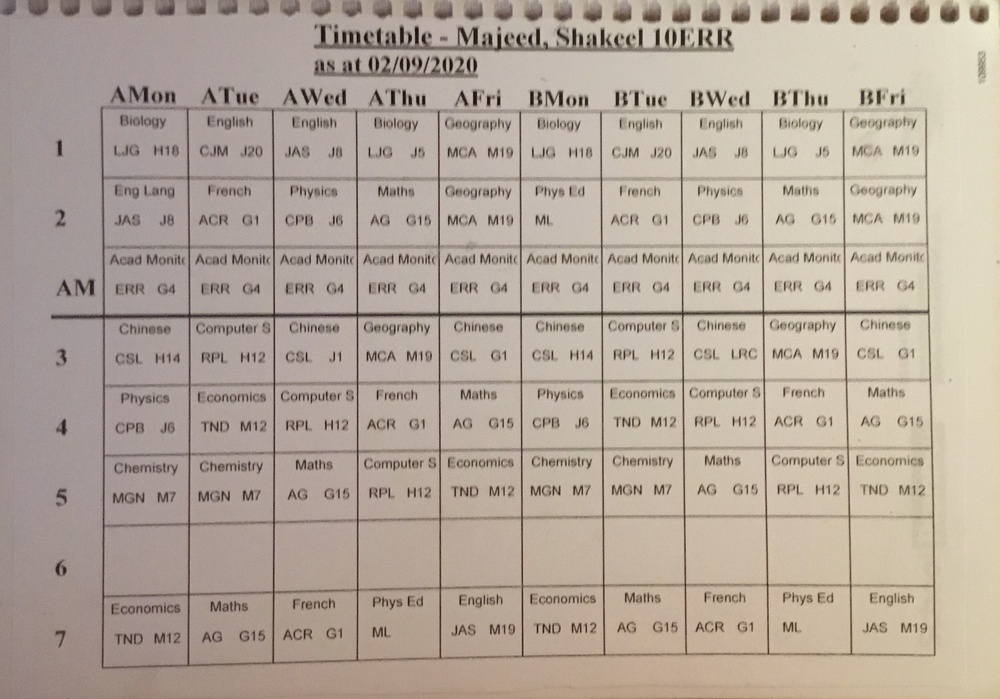
#> input picture IMG_0429.jpg, 1000 x 699 px, shrunk from 2501 x 1747 before the run, found by its file name
$ jupyter execute --allow-errors Time_Table.ipynb
#> lines starting #> are read from the running program, lines starting #| are printed output that depends on the picture; after the words box and inside, x2 and y2 are one past the last pixel; in counts of white or black regions, pixels touching at a corner belong together
#> (a cell that did not finish here is left out)

[cell 2]
import cv2
import pytesseract
import numpy as np
from matplotlib import pyplot as plt

Reading sample image

[cell 3]
im = cv2.imread('/Users/shakeel/Desktop/Coding/Timetable/IMG_0429.jpg')
#> im is the input picture: shape (699, 1000, 3); mean B, G, R 154.6, 166.8, 180.1
#Image is initially in the form blue,green,red but we want teh conventional RGB
# b,g,r = cv2.split(im)
# img=cv2.merge((r,g,b))
im = cv2.cvtColor(im,cv2.COLOR_BGR2RGB)
#copy_image is used later when using Hough Line Transform
copy_image = np.copy(im)

[cell 4]
config = ('-l eng --oem 1 --psm 3') #we can mess around with the psm

#> (a cell that did not finish here is left out)

#> (a cell that did not finish here is left out)

Code to help draw boxes around the individual words on the timetable

[cell 7]
height_image, width_image,_ = im.shape
#> height_image = 699; width_image = 1000
#> (the rest of this cell did not finish here and is left out)

#> (a cell that did not finish here is left out)

The code above highlights that the bulit-in OCR from pytesseract is not accurate enough (for the task at hand) and so the code below demonstrates the use of the Hough Line Transform (probabilistic version):

[cell 9]
#We need to convert image to a gray scale one for better accuracy.
#This will be then used in tandem with the built-in Canny Edge Detetction method

gray = cv2.cvtColor(im, cv2.COLOR_BGR2GRAY)
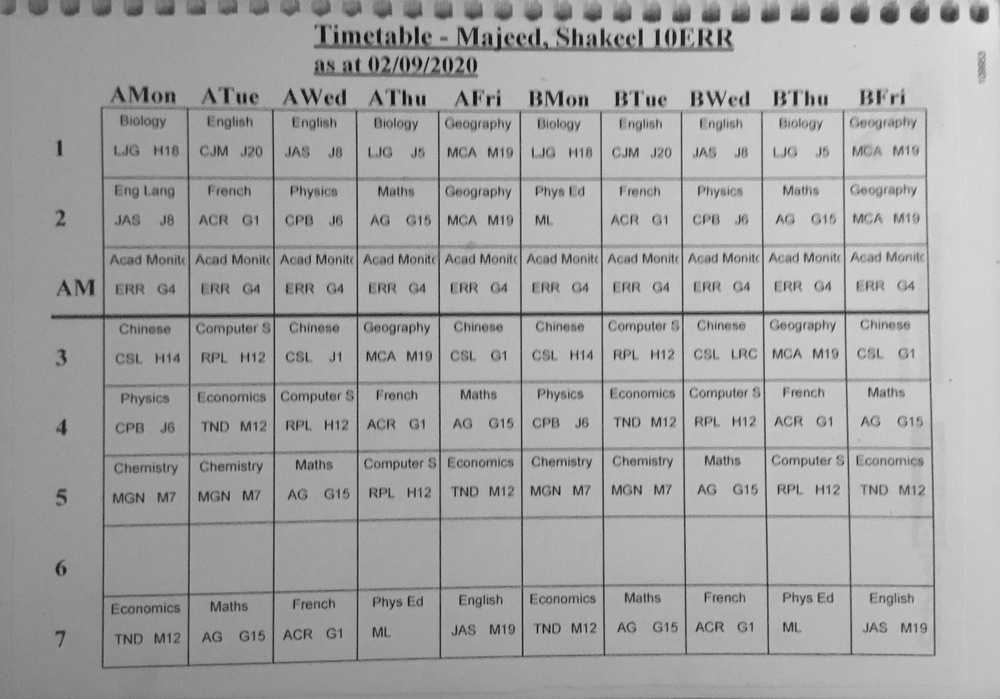
#> gray: shape (699, 1000); min 4, max 230, mean 164.7
im = cv2.Canny(gray,50,150,apertureSize=3)
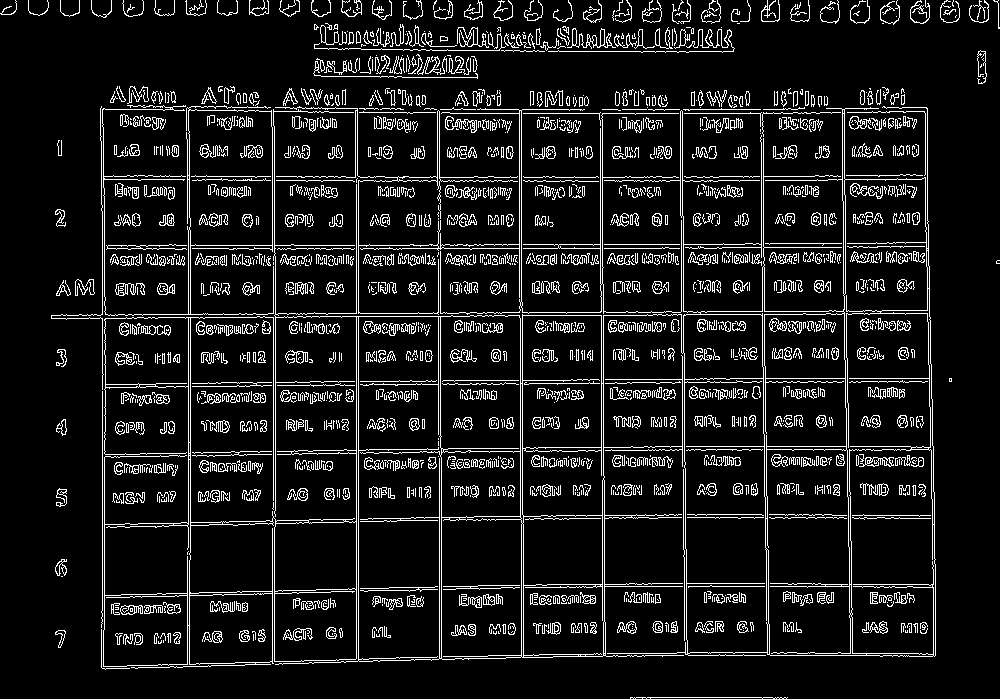
#> im: shape (699, 1000); 9.8% white in thin lines or dots
plt.imshow(im)

[cell 10]
#Parameters needed to run the Hough Line Transform function -> im, rho(distance resolution),
#theta(angle resolution), threshold (lines with enough votes by accumulator will be returned),
#line(will be set to None as other variable will store the data), min_line_length, max_line_gap

rho = 1
theta = np.pi/180
threshold = 50
min_line_length = 10
max_line_gap = 6

lines = cv2.HoughLinesP(im, rho, theta, threshold, None, min_line_length, max_line_gap)
#> lines = 1851 rows, first 6: [102, 623, 102, 205], [182, 248, 721, 248], [602, 109, 797, 109], [356, 661, 356, 179], [358, 660, 358, 176], [79, 314, 267, 314]
#A variable holding a multi-dimensional array

[cell 11]
#Horizontal lines and vertical lines need to be differentiated:

def is_vertical(line):
    #returns a boolean
    return line[0]==line[2]
def is_horizontal(line):
    #returns a boolean
    return line[1]==line[3]

horizontal_lines = []
vertical_lines = []


if lines is not None:
    for i in range(len(lines)):
        curr = lines[i][0]
        if is_vertical(curr):
            vertical_lines.append(curr)
        elif is_horizontal(curr):
            horizontal_lines.append(curr)
#> this loop made 1851 passes
#> after the loop, horizontal_lines = 1349 items, first 6: [182, 248, 721, 248], [602, 109, 797, 109], [79, 314, 267, 314], [360, 519, 372, 519], [600, 180, 692, 180], [450, 113, 819, 113]; vertical_lines = 88 items, first 6: [102, 623, 102, 205], [356, 661, 356, 179], [358, 660, 358, 176], [188, 551, 188, 230], [521, 307, 521, 110], [104, 629, 104, 432]
#looping through filled in lists
for i,line in enumerate(horizontal_lines):
    cv2.line(copy_image,(line[0],line[1]),(line[2],line[3]),(0,255,0),3,cv2.LINE_AA)
#> this loop made 1349 passes
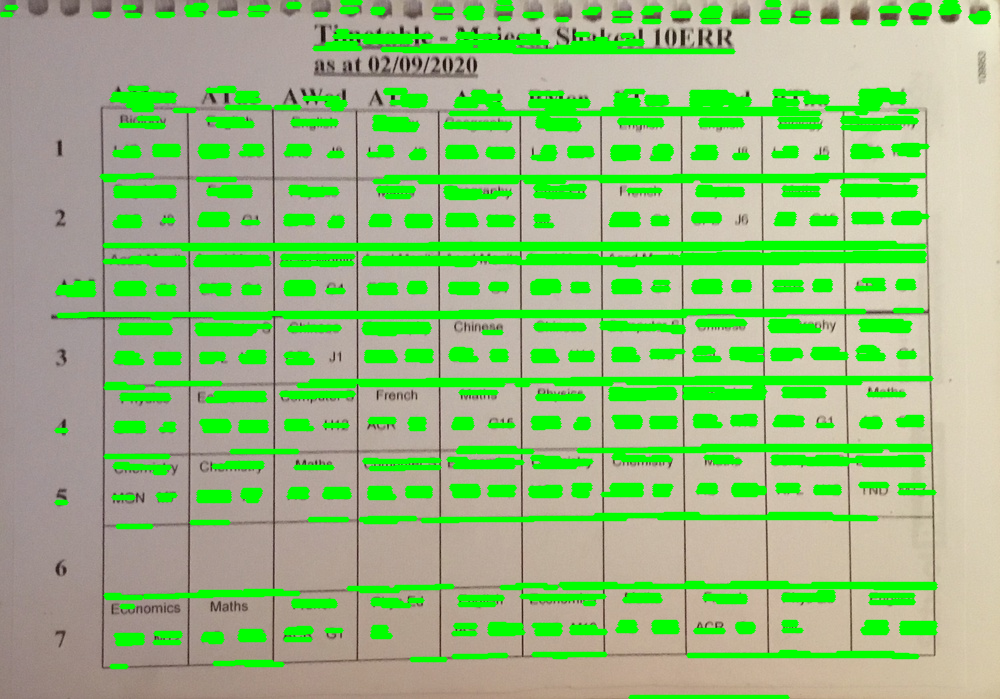
#> copy_image: shape (699, 1000, 3); mean R, G, B 146.2, 189, 126

for i,line in enumerate(vertical_lines):
    cv2.line(copy_image,(line[0],line[1]),(line[2],line[3]),(0,255,0),3,cv2.LINE_AA)
#> this loop made 88 passes
#> line on passes 1 to 12: [102, 623, 102, 205], [356, 661, 356, 179], [358, 660, 358, 176], [188, 551, 188, 230], [521, 307, 521, 110], [104, 629, 104, 432], [765, 497, 765, 533], [439, 210, 439, 111], [275, 526, 275, 253], [272, 251, 272, 127], [190, 559, 190, 218], [844, 128, 844, 184]
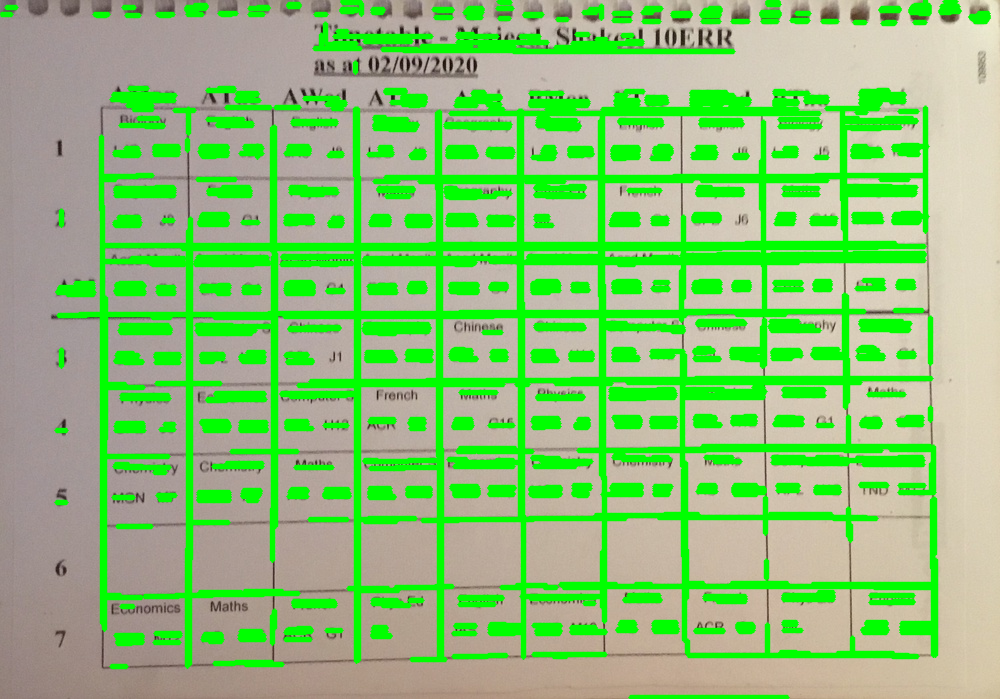
#> copy_image: shape (699, 1000, 3); 5.76% of pixels changed, all inside (x1, y1, x2, y2) = (58, 0, 939, 669)

[cell 12]
plt.imshow(copy_image)

Defining an Overlap Filter Function to try and get rid of some inaccuracies:

[cell 13]
def overlap(lines,sorting_index):
    filtered_lines = []
    lines = sorted(lines, key=lambda lines:lines[sorting_index])
    seperator = 5

    for i in range(len(lines)):
        curr_line = lines[i]
        if i>0:
            prev_line = lines[i-1]
            if (curr_line[sorting_index]-prev_line[sorting_index])>seperator:
                filtered_lines.append(curr_line)
        else:
            filtered_lines.append(curr_line)
    return filtered_lines

[cell 14]
horizontal_lines = []
vertical_lines = []


if lines is not None:
    for i in range(len(lines)):
        curr = lines[i][0]
        if is_vertical(curr):
            vertical_lines.append(curr)
        elif is_horizontal(curr):
            horizontal_lines.append(curr)

    #now with the new function we filter the array of lines
    horizontal_lines = overlap(horizontal_lines,1)
#> in overlap, `lines = sorted(lines, key=lambda lines:lines[sorting_index])`: lines = 1349 items, first 6: [342, 0, 359, 0], [944, 1, 956, 1], [342, 1, 360, 1], [498, 1, 509, 1], [767, 1, 778, 1], [342, 2, 360, 2]
#> the loop in overlap, `for i in range(len(lines)):` made 1349 passes
#> (curr_line, prev_line) on passes 2 to 13: ([944, 1, 956, 1], [342, 0, 359, 0]), ([342, 1, 360, 1], [944, 1, 956, 1]), ([498, 1, 509, 1], [342, 1, 360, 1]), ([767, 1, 778, 1], [498, 1, 509, 1]), ([342, 2, 360, 2], [767, 1, 778, 1]), ([767, 2, 778, 2], [342, 2, 360, 2]), ([500, 2, 510, 2], [767, 2, 778, 2]), ([767, 3, 778, 3], [500, 2, 510, 2]), ([767, 4, 779, 4], [767, 3, 778, 3]), ([288, 4, 299, 4], [767, 4, 779, 4]), ([288, 5, 299, 5], [288, 4, 299, 4]), ([914, 5, 929, 5], [288, 5, 299, 5])
#> prev_line on passes 61 to 66: [372, 12, 382, 12], [642, 12, 652, 12], [672, 13, 690, 13], [796, 13, 809, 13], [919, 13, 929, 13], [613, 13, 631, 13]
#> after the loop in overlap, `for i in range(len(lines)):`: filtered_lines = 19 items, first 6: [342, 0, 359, 0], [337, 31, 347, 31], [218, 88, 234, 88], [901, 145, 918, 145], [136, 175, 152, 175], [901, 213, 919, 213]
#> horizontal_lines has the same summary as filtered_lines in overlap
    vertical_lines = overlap(vertical_lines,0)
#> the loop in overlap (call 2), `for i in range(len(lines)):` made 88 passes
#> (curr_line, prev_line) on passes 2 to 13: ([61, 225, 61, 210], [61, 366, 61, 349]), ([101, 210, 101, 136], [61, 225, 61, 210]), ([102, 623, 102, 205], [101, 210, 101, 136]), ([104, 629, 104, 432], [102, 623, 102, 205]), ([105, 439, 105, 297], [104, 629, 104, 432]), ([187, 666, 187, 548], [105, 439, 105, 297]), ([187, 139, 187, 150], [187, 666, 187, 548]), ([188, 551, 188, 230], [187, 139, 187, 150]), ([188, 133, 188, 108], [188, 551, 188, 230]), ([189, 664, 189, 553], [188, 133, 188, 108]), ([190, 559, 190, 218], [189, 664, 189, 553]), ([257, 145, 257, 157], [190, 559, 190, 218])
#> prev_line on passes 61 to 66: [763, 266, 763, 121], [764, 319, 764, 365], [764, 308, 764, 265], [765, 497, 765, 533], [766, 560, 766, 578], [767, 624, 767, 654]
#> vertical_lines = 14 items, first 6: [61, 366, 61, 349], [101, 210, 101, 136], [187, 666, 187, 548], [257, 145, 257, 157], [272, 251, 272, 127], [321, 48, 321, 34]
#looping through filled in lists
for i,line in enumerate(horizontal_lines):
    cv2.line(copy_image,(line[0],line[1]),(line[2],line[3]),(0,255,0),3,cv2.LINE_AA)
#> this loop made 19 passes
#> line on passes 1 to 12: [342, 0, 359, 0], [337, 31, 347, 31], [218, 88, 234, 88], [901, 145, 918, 145], [136, 175, 152, 175], [901, 213, 919, 213], [745, 243, 895, 243], [863, 280, 883, 280], [894, 310, 922, 310], [861, 347, 873, 347], [695, 378, 931, 378], [695, 416, 711, 416]
#> copy_image: shape (699, 1000, 3); 0.2% of pixels changed, all inside (x1, y1, x2, y2) = (135, 0, 935, 699)

for i,line in enumerate(vertical_lines):
    cv2.line(copy_image,(line[0],line[1]),(line[2],line[3]),(0,255,0),3,cv2.LINE_AA)
#> this loop made 14 passes
#> line on passes 1 to 12: [61, 366, 61, 349], [101, 210, 101, 136], [187, 666, 187, 548], [257, 145, 257, 157], [272, 251, 272, 127], [321, 48, 321, 34], [355, 72, 355, 62], [437, 189, 437, 112], [519, 317, 519, 110], [600, 296, 600, 120], [681, 320, 681, 270], [761, 209, 761, 160]
#> copy_image: shape (699, 1000, 3); mean R, G, B 138.6, 193.9, 119.5

$ run again, with WhatsApp Image 2021-01-18 at 18.58.04.jpeg copied over IMG_0429.jpg
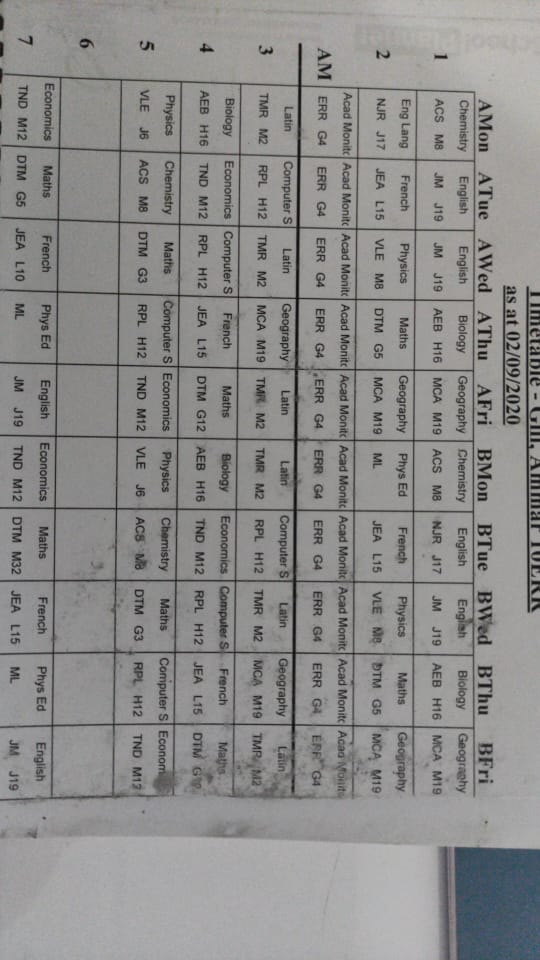
#> input picture WhatsApp Image 2021-01-18 at 18.58.04.jpeg, 540 x 960 px, found by its file name
#> im is the input picture: shape (960, 540, 3); mean B, G, R 139.4, 140.3, 141
#> `im = cv2.Canny(gray,50,150,apertureSize=3)`:
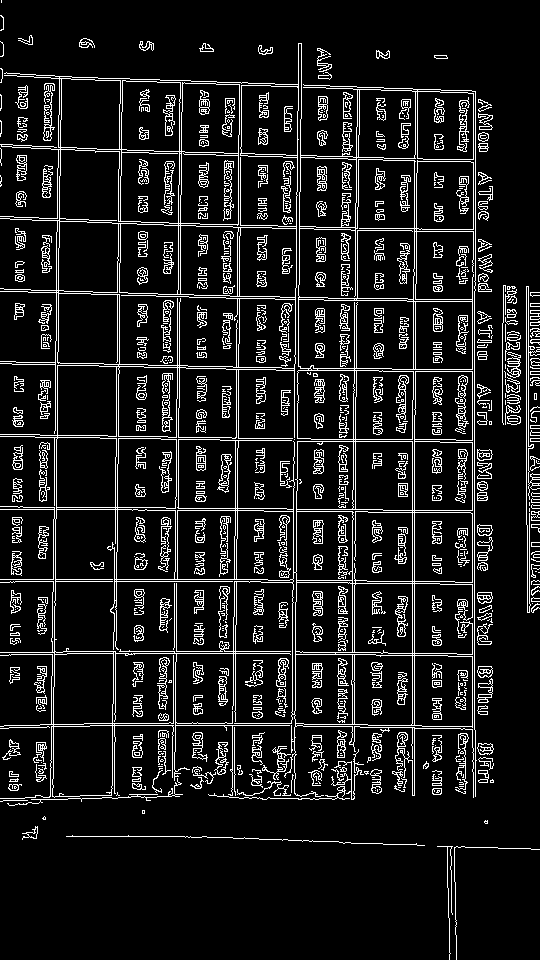
#> im: shape (960, 540); 10.7% white in thin lines or dots
#> `lines = cv2.HoughLinesP(im, rho, theta, threshold, None, min_line_leng..`: lines = 1465 rows, first 6: [414, 795, 414, 409], [472, 752, 472, 260], [55, 76, 475, 91], [232, 742, 232, 706], [474, 729, 474, 281], [102, 80, 380, 89]
#> the loop `for i in range(len(lines)):` made 1465 passes
#> after the loop `for i in range(len(lines)):`: horizontal_lines = 81 items, first 6: [90, 725, 302, 725], [10, 581, 260, 581], [408, 441, 439, 441], [502, 371, 536, 371], [67, 653, 295, 653], [132, 510, 263, 510]; vertical_lines = 1087 items, first 6: [414, 795, 414, 409], [472, 752, 472, 260], [232, 742, 232, 706], [474, 729, 474, 281], [119, 303, 119, 263], [412, 795, 412, 400]
#> the loop `for i,line in enumerate(horizontal_lines):` made 81 passes
#> the loop `for i,line in enumerate(vertical_lines):` made 1087 passes
#> after the loop `for i,line in enumerate(vertical_lines):`:
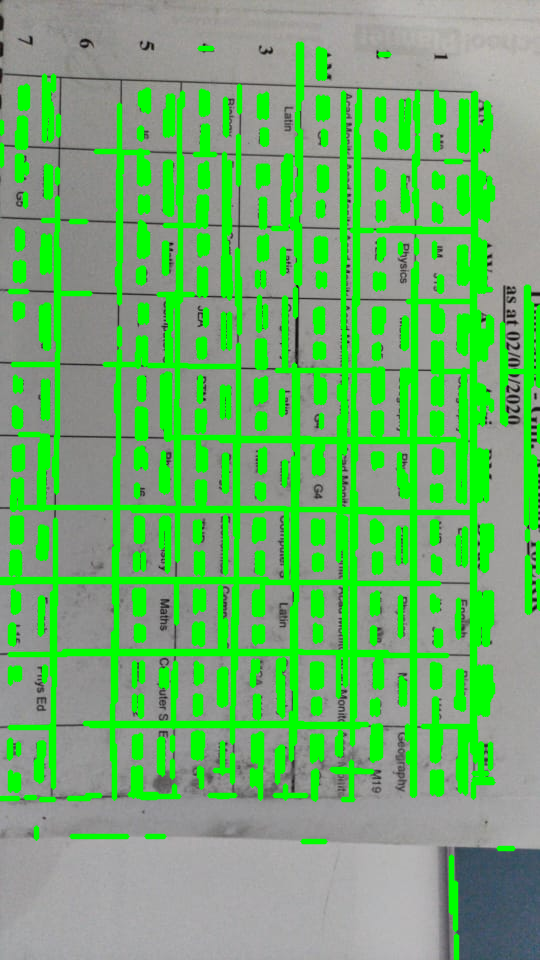
#> copy_image: shape (960, 540, 3); mean R, G, B 110.7, 175.6, 109.7
#> in overlap, `lines = sorted(lines, key=lambda lines:lines[sorting_index])`: lines = 81 items, first 6: [199, 48, 212, 48], [379, 54, 389, 54], [95, 151, 121, 151], [121, 152, 148, 152], [194, 154, 215, 154], [445, 161, 461, 161]
#> the loop in overlap, `for i in range(len(lines)):` made 81 passes
#> (curr_line, prev_line) on passes 2 to 9: ([379, 54, 389, 54], [199, 48, 212, 48]), ([95, 151, 121, 151], [379, 54, 389, 54]), ([121, 152, 148, 152], [95, 151, 121, 151]), ([194, 154, 215, 154], [121, 152, 148, 152]), ([445, 161, 461, 161], [194, 154, 215, 154]), ([42, 220, 58, 220], [445, 161, 461, 161]), ([70, 221, 86, 221], [42, 220, 58, 220]), ([164, 225, 195, 225], [70, 221, 86, 221])
#> after the loop in overlap, `for i in range(len(lines)):`: filtered_lines = 18 items, first 6: [199, 48, 212, 48], [379, 54, 389, 54], [95, 151, 121, 151], [445, 161, 461, 161], [42, 220, 58, 220], [481, 289, 491, 289]
#> `horizontal_lines = overlap(horizontal_lines,1)`: horizontal_lines has the same summary as filtered_lines in overlap
#> the loop in overlap (call 2), `for i in range(len(lines)):` made 1087 passes
#> (curr_line, prev_line) on passes 2 to 9: ([1, 165, 1, 144], [1, 133, 1, 121]), ([9, 758, 9, 740], [1, 165, 1, 144]), ([10, 757, 10, 739], [9, 758, 9, 740]), ([10, 643, 10, 625], [10, 757, 10, 739]), ([10, 790, 10, 771], [10, 643, 10, 625]), ([10, 667, 10, 683], [10, 790, 10, 771]), ([11, 643, 11, 624], [10, 667, 10, 683]), ([11, 562, 11, 574], [11, 643, 11, 624])
#> `vertical_lines = overlap(vertical_lines,0)`: vertical_lines = 19 items, first 6: [1, 133, 1, 121], [9, 758, 9, 740], [36, 779, 36, 760], [112, 760, 112, 704], [133, 796, 133, 767], [159, 772, 159, 739]
#> the loop `for i,line in enumerate(horizontal_lines):` made 18 passes
#> the loop `for i,line in enumerate(vertical_lines):` made 19 passes
